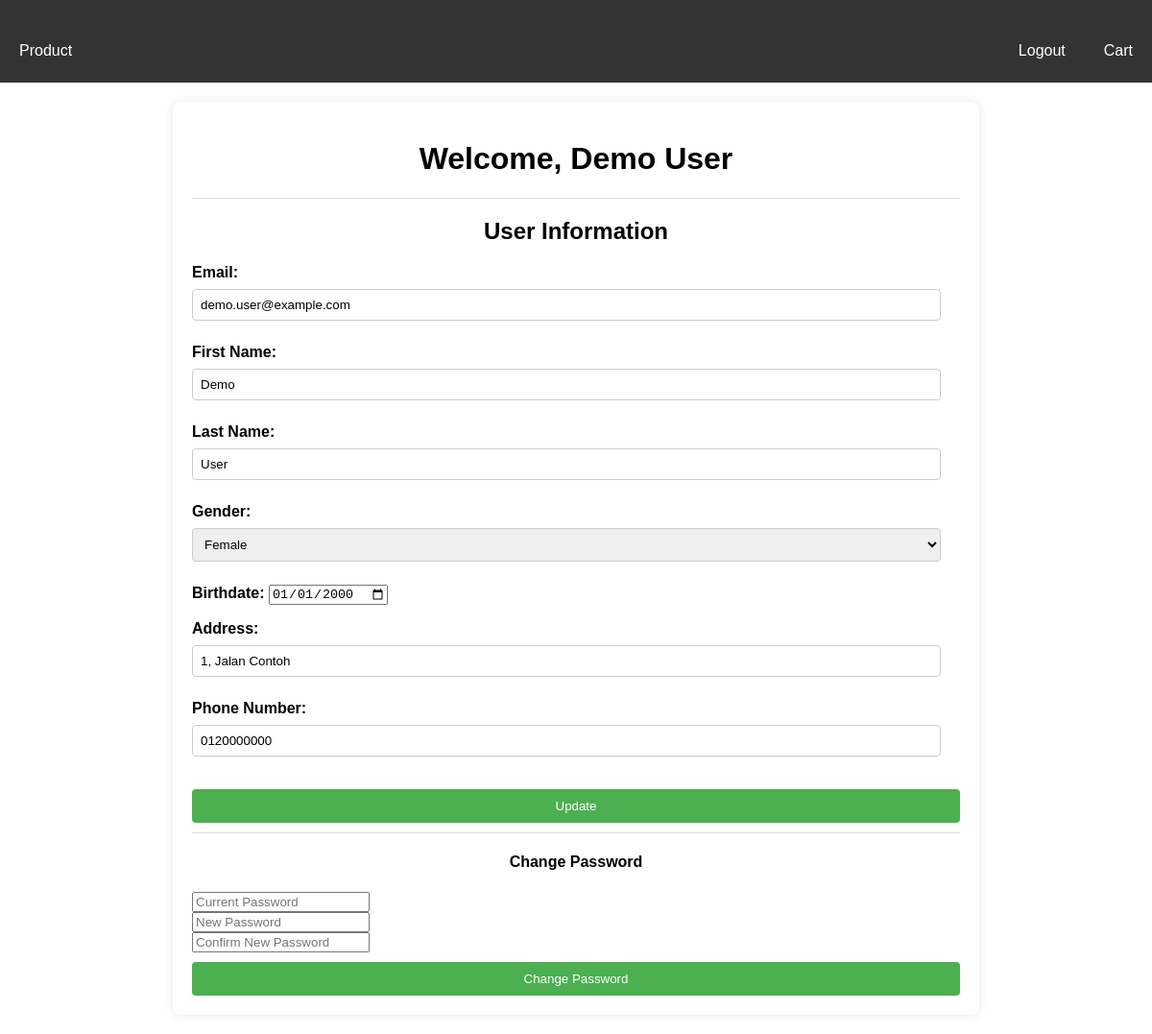
Screenshot of /home.php (signed in) with the database file from the repository.
### tables this page shows
CREATE TABLE `account` (
  `username` varchar(50) NOT NULL,
  `password` varchar(50) DEFAULT NULL,
  `User_type` varchar(50) DEFAULT NULL,
  `Email` varchar(50) DEFAULT NULL,
  `FirstName` varchar(50) DEFAULT NULL,
  `LastName` varchar(50) DEFAULT NULL,
  `Gender` varchar(50) DEFAULT NULL,
  `Birthdate` date DEFAULT NULL,
  `Address` varchar(50) DEFAULT NULL,
  `PhoneNumber` varchar(50) DEFAULT NULL,
  `Picture` varchar(50) DEFAULT NULL
);

### home.php (the view, shortened to what this page needs)
<?php
$servername = "localhost";
$username = "root";
$password = "";
$database = "individual";
$conn = new mysqli($servername, $username, $password, $database);
$userInfo = getUserInfo($conn);
function getUserInfo($conn) {
    $userId = $_COOKIE['cookies'];
    $sql = "SELECT * FROM Account WHERE username = ?";
    $stmt = $conn->prepare($sql);
    $stmt->bind_param("s", $userId);
    $stmt->execute();
    $result = $stmt->get_result();
    if ($result->num_rows > 0) {
        $row = $result->fetch_assoc();
        return $row;
    } else {
        return false;
    }
}
?>
<!DOCTYPE html>
<html lang="en">
<head>
</head>
<body>
    <div class="navbar">
        <a href="product.php">Product</a>
        <a href="cart.php" class="right">Cart</a>
        <a href="logout.php" class="right">Logout</a>
    </div>
    <div class="container">
        <h1>Welcome, <?php echo $userInfo['FirstName'] . ' ' . $userInfo['LastName']; ?></h1>
        <hr>
        <h2>User Information</h2>
        <form method="POST">
            <p><strong>Email:</strong> <input type="email" name="email" value="<?php echo $userInfo['Email']; ?>"></p>
            <p><strong>First Name:</strong> <input type="text" name="FirstName" value="<?php echo $userInfo['FirstName']; ?>"></p>
            <p><strong>Last Name:</strong> <input type="text" name="LastName" value="<?php echo $userInfo['LastName']; ?>"></p>
            <p><strong>Gender:</strong>
                <select name="Gender">
                    <option value="Female" <?php echo ($userInfo['Gender'] == 'Female') ? 'selected' : ''; ?>>Female</option>
                </select>
            </p>
            <p><strong>Birthdate:</strong> <input type="date" name="Birthdate" value="<?php echo $userInfo['Birthdate']; ?>"></p>
            <p><strong>Address:</strong> <input type="text" name="Address" value="<?php echo $userInfo['Address']; ?>"></p>
            <p><strong>Phone Number:</strong> <input type="tel" name="PhoneNumber" value="<?php echo $userInfo['PhoneNumber']; ?>"></p>
            <input type="submit" name="update" value="Update">
        </form>
                <hr>
        <h4>Change Password</h4>
        <form method="post">
            <input type="password" name="current_password" placeholder="Current Password" required><br>
            <input type="password" name="new_password" placeholder="New Password" required><br>
            <input type="password" name="confirm_new_password" placeholder="Confirm New Password" required><br>
            <input type="submit" name="change_password" value="Change Password">
        </form>
    </div>
</body>
</html>

### home.php (style rules this page uses)
body { font-family: Arial, sans-serif; margin: 0; padding: 0; }
.navbar { overflow: hidden; background-color: #333; padding: 10px 0; }
.navbar a { float: left; display: block; color: white; text-align: center; padding: 14px 20px; text-decoration: none; }
.navbar .right { float: right; }
.container { max-width: 800px; margin: 20px auto; background-color: #fff; padding: 20px; border-radius: 8px; box-shadow: 0 0 10px rgba(0, 0, 0, 0.1); }
h1, h2, h4 { text-align: center; }
hr { margin-top: 10px; margin-bottom: 20px; border: 0; border-top: 1px solid #ddd; }
input[type="text"], input[type="email"], input[type="tel"], select { width: calc(100% - 20px); padding: 8px; margin: 8px 0; border: 1px solid #ccc; border-radius: 4px; box-sizing: border-box; }
input[type="submit"] { background-color: #4CAF50; color: white; padding: 10px 20px; border: none; border-radius: 4px; cursor: pointer; margin-top: 10px; width: 100%; }
a { display: block; text-align: center; margin-top: 20px; text-decoration: none; color: #007bff; }

### rows the page displays
account: FirstName "Demo", LastName "User", email "demo.user@example.com", Gender "Female", Birthdate "01/01/2000", Address "1, Jalan Contoh", PhoneNumber "0120000000"
